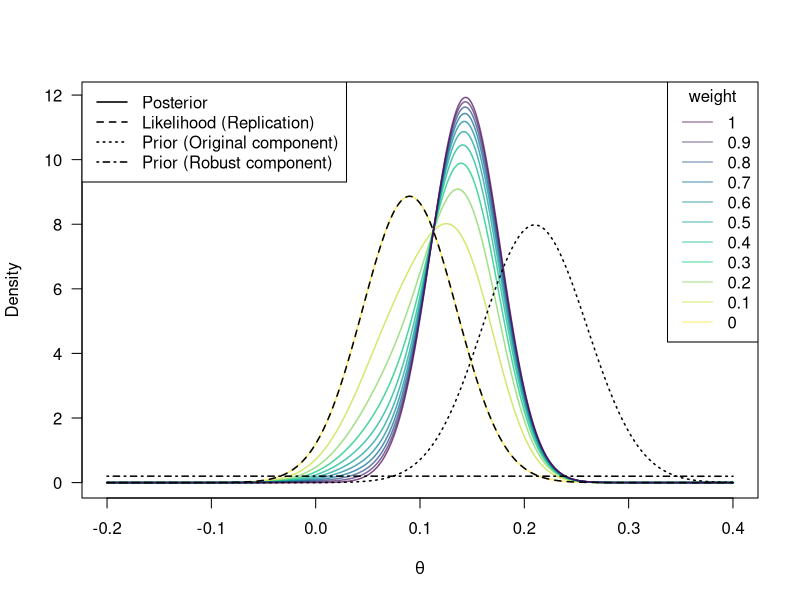
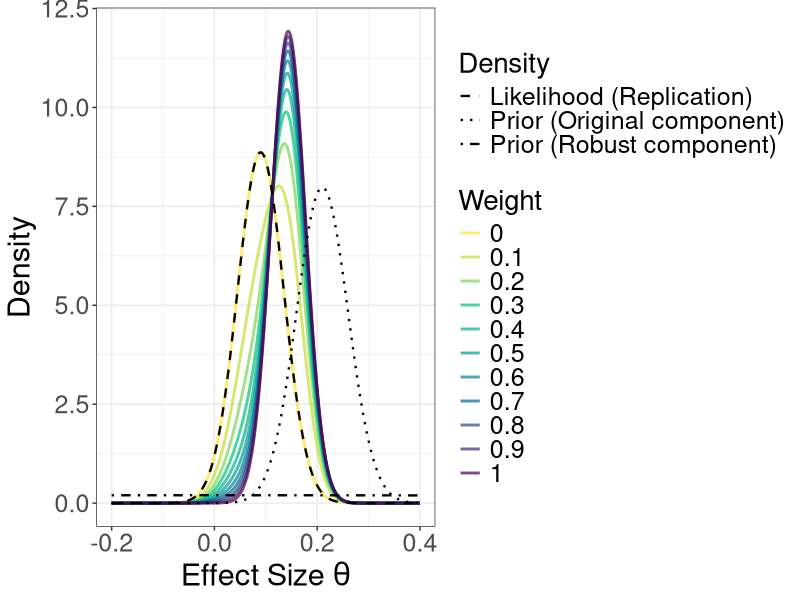
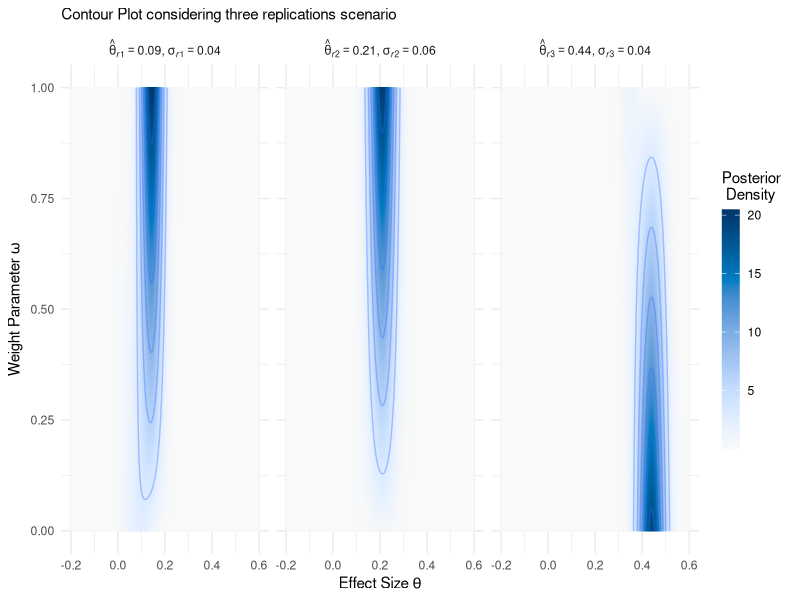
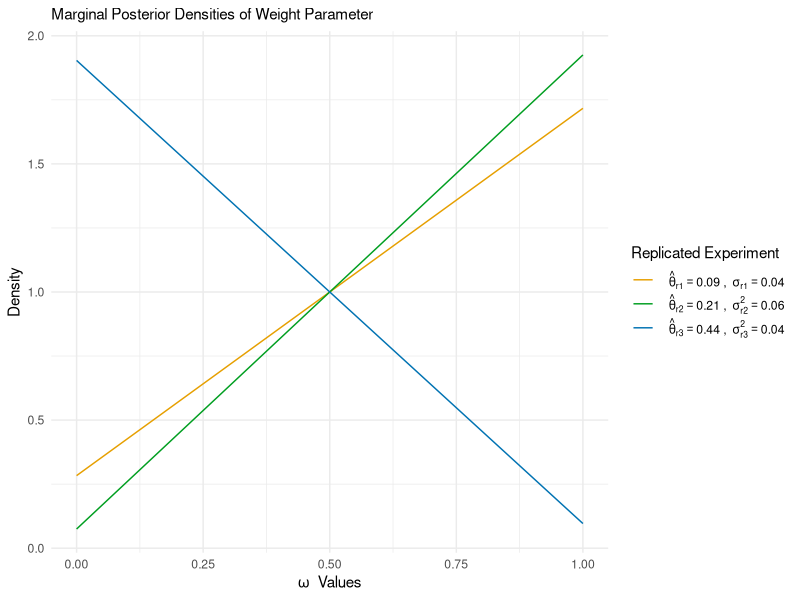
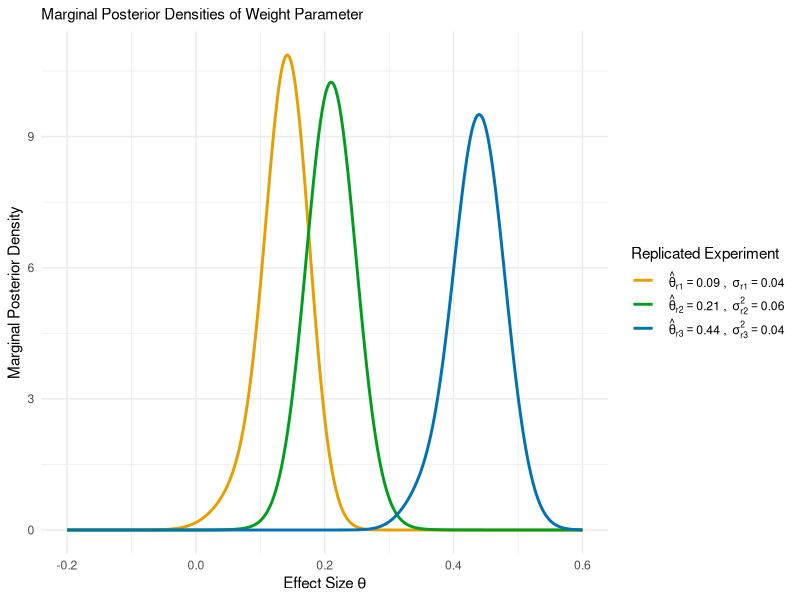

Write R code to recreate these figures, in order.
#   ____________________________________________________________________________
#   Libraries                                                               ####

library(ggplot2)
library(ggpubr)
library(colorspace)


#   ____________________________________________________________________________
#   Fixed Weights                                                           ####

normConst <- function(tr, sr, to, so, null, priorsd, x, y) {
  intFun <- function(w) {
    (w*dnorm(x = tr, mean = to, sd = sqrt(so^2 + sr^2)) +
       (1 - w)*dnorm(x = tr, mean = null, sd = sqrt(priorsd^2 + sr^2)))*dbeta(x = w, shape1 = x, shape2 = y)
  }
  res <- try(integrate(f = intFun, lower = 0, upper = 1)$value)
  if (inherits(res, "try-error")) {
    out <- NaN
  } else {
    out <- res
  }
  return(out)
}


## posterior of theta conditional on w
rmapPost <- function(theta, w,  tr, sr, to, so, null, priorsd, x, y) {
  v1 <- 1/(1/so^2 + 1/sr^2)
  m1 <- (to/so^2 + tr/sr^2)*v1
  v2 <- 1/(1/priorsd^2 + 1/sr^2)
  m2 <- (null/priorsd^2 + tr/sr^2)*v2
  bf <- dnorm(x = tr, mean = to, sd = sqrt(sr^2 + so^2))/
    dnorm(x = tr, mean = null, sd = sqrt(sr^2 + priorsd^2))
  wUpdate <- 1/(1 + (1/w - 1)/bf)                     # Update based on the BF ?
  wUpdate*dnorm(x = theta, mean = m1, sd = sqrt(v1)) +
    (1 - wUpdate)*dnorm(x = theta, mean = m2, sd = sqrt(v2))
}

to <- 0.21
so <- 0.05
tr <- 0.09
sr <- 0.045
null <- 0
priorsd <- 2
wseq <- seq(0, 1, 0.1)
thetaseq <- seq(-0.2, 0.4, length.out = 500)
postdens <- sapply(X = wseq, FUN = function(w) {
  rmapPost(theta = thetaseq, tr = tr, sr = sr, to = to, so = so,
           null = null, priorsd = priorsd, w = w)})


# intFun <- function(x) {
#     rmapPost(theta = x, tr = tr, sr = sr, to = to, so = so,
#              null = null, priorsd = priorsd, w = w)
# }
# integrate(f = intFun, lower = -Inf, upper = Inf)

cols <- hcl.colors(n = length(wseq), palette = "Viridis", alpha = 0.7, rev = TRUE)
matplot(thetaseq, postdens, type = "l", xlab = bquote(theta), ylab = "Density",
        las = 1, lty = 1, lwd = 1.5, col = cols)
lines(thetaseq, dnorm(x = tr, mean = thetaseq, sd = sr), lty = 2, lwd = 1.5)
lines(thetaseq, dnorm(x = thetaseq, mean = to, sd = so), lty = 3, lwd = 1.5)
lines(thetaseq, dnorm(x = thetaseq, mean = null, sd = priorsd), lty = 4, lwd = 1.5)
legend("topleft", c("Posterior", "Likelihood (Replication)",
                    "Prior (Original component)", "Prior (Robust component)"),
       lty = c(1, 2, 3, 4), lwd = 1.5)
legend("topright", legend = rev(wseq), lty = 1, col = rev(cols), title="weight")


##  ............................................................................
##  Using ggplot 2                                                          ####

# Now let's create a data frame for ggplot
densities <- sapply(X = wseq, FUN = function(w) {
  rmapPost(theta = thetaseq, tr = tr, sr = sr, to = to, so = so,
           null = null, priorsd = priorsd, w = w)
})

# Turn the results into a data frame
df <- data.frame(theta = rep(thetaseq, times = length(wseq)),
                 density = as.vector(densities),
                 w = factor(rep(wseq, each = length(thetaseq))))

# Add the additional lines
df$likelihood <- dnorm(x = df$theta, mean = tr, sd = sr)
df$prior_original <- dnorm(x = df$theta, mean = to, sd = so)
df$prior_robust <- dnorm(x = df$theta, mean = null, sd = priorsd)


# Create a separate data frame for the additional lines to help in creating the legend
additional_lines <- data.frame(
  theta = rep(thetaseq, 3),
  value = c(dnorm(x = thetaseq, mean = tr, sd = sr),
            dnorm(x = thetaseq, mean = to, sd = so),
            dnorm(x = thetaseq, mean = null, sd = priorsd)),
  linetype = factor(rep(c("Likelihood", "Prior Original", "Prior Robust"), each = length(thetaseq)))
)

# The ggplot
p <- ggplot() + 
  geom_line(data = df, aes(x = theta, y = density, color = w), size = 1) + 
  geom_line(data = additional_lines, aes(x = theta, y = value, linetype = linetype), size = 0.8) +
  scale_color_manual(values = cols) +
  scale_linetype_manual(values = c("dashed", "dotted", "dotdash"),
                        labels = c("Likelihood (Replication)", "Prior (Original component)", "Prior (Robust component)")) +
  labs(x = expression("Effect Size" ~ theta), y = "Density") +
  theme_bw() +
  guides(color = guide_legend(title = "Weight"),
         linetype = guide_legend(title = "Density"))

# To make sure that our additional lines are represented in the legend, we need to add them to the plot
p + geom_line(aes(linetype = "Likelihood (Replication)"), linetype = "dashed", color = "black") +
  geom_line(aes(linetype = "Prior (Original component)"), linetype = "dotted", color = "black") +
  geom_line(aes(linetype = "Prior (Robust component)"), linetype = "dotdash", color = "black") +
  theme(legend.position = "right",
        axis.text.y = element_text(size = 18),
        axis.title.y = element_text(size = 22),
        axis.text.x = element_text(size = 18),
        axis.title.x = element_text(size = 22),
        legend.text = element_text(size = 18),
        legend.title = element_text(size = 20))


#   ____________________________________________________________________________
#   Random Weights                                                          ####


##  ............................................................................
##  Normalizing Constant Function                                           ####

normConst <- function(tr, sr, to, so, null, priorsd, x, y) {
  intFun <- function(w) {
    (w*dnorm(x = tr, mean = to, sd = sqrt(so^2 + sr^2)) +
       (1 - w)*dnorm(x = tr, mean = null, sd = sqrt(priorsd^2 + sr^2)))*dbeta(x = w, shape1 = x, shape2 = y)
  }
  res <- try(integrate(f = intFun, lower = 0, upper = 1)$value)
  if (inherits(res, "try-error")) {
    out <- NaN
  } else {
    out <- res
  }
  return(out)
}


##  ............................................................................
##  Posterior Density                                                       ####

rmapPost <- function(theta, w,  tr, sr, to, so, null, priorsd, x, y) {
    num_post <- dnorm( x = tr, mean = theta, sd =  sr)*(w * dnorm( x = theta, mean = to, sd = so) +
      (1 - w) * dnorm(x = theta, mean = null, sd = priorsd)) * dbeta(x = w, shape1 = x, shape2 = y)
    den_post <- normConst(tr, sr, to, so, null, priorsd, x, y)
    joint_post <- num_post/den_post
    return(joint_post)
}




##  ............................................................................
##  Parameter Setting                                                       ####

# Original and Replicated Studies
to <- 0.21
so <- 0.05
tr <- c(0.09, 0.21, 0.44)
sr <- c(0.045, 0.06, 0.04)
null <- 0
priorsd <- 2

# Parameter Grid
n_weights <- 300
n_theta <- 300
wseq <- seq(0, 1, length.out = n_weights)
thetaseq <- seq(-0.2, 0.6, length.out = n_theta)
par_grid <- expand.grid(omega = wseq, theta = thetaseq)

# Uniform Prior 
alpha <- 1
beta <- 1

 
##  ............................................................................
##  Joint Posterior                                                         ####

postdens <- rmapPost(theta = par_grid$theta, w = par_grid$omega, tr = tr[1], sr = sr[1], to = to, so = so,
           null = null, priorsd = priorsd, x = alpha, y = beta)

postdens_wrapper <- do.call("rbind", lapply(X = seq(1:length(tr)), FUN = function(index) {
  post_dens <- rmapPost(
    theta = par_grid$theta,
    w = par_grid$omega,
    tr = tr[index],
    sr = sr[index],
    to = to,
    so = so,
    null = null,
    priorsd = priorsd,
    x = alpha,
    y = beta
  )
  par_grid$tr <- tr[index]
  par_grid$sr <- sr[index]
  par_grid$rep_number <- index
  par_grid$density <- post_dens
  return(par_grid)
}))


##  ............................................................................
##  Contour plot of joint posterior                                         ####

postdens_wrapper$rep_setting <-paste0( "{hat(theta)[italic('r')*",
                                    postdens_wrapper$rep_number,
                                    "] == ",
                                    round(postdens_wrapper$tr, 2),
                                    "}*',' ~ sigma[italic('r')*",
                                    postdens_wrapper$rep_number,
                                    "] == ",
                                    round(postdens_wrapper$sr, 2)
                                  )

plot_joint <- ggplot(data = postdens_wrapper, aes(x = theta, y = omega, fill = density)) +
  facet_wrap(~ rep_setting, labeller = label_parsed) +
  geom_raster(interpolate = TRUE) +
  geom_contour(aes(z = density), breaks = seq(0, 24, 3),  alpha = 0.35, size = 0.5) +
  scale_fill_continuous_sequential(palette = "Blues 3", rev = TRUE) +
  labs(
    subtitle = "Contour Plot considering three replications scenario",
    x = bquote("Effect Size" ~ theta),
    y = bquote("Weight Parameter" ~ omega),
    fill = "Posterior \n Density"
  ) +
  guides(fill = guide_colorbar(barheight = 12, barwidth = 0.9, title.position = "top")) +
  theme_minimal()

print(plot_joint)



##  ............................................................................
##  Marginal Posterior for w                                                ####

m_post_weights <- function(w, tr, sr, to, so, null, priorsd, x, y) {
  num_post_weights <-  (w*dnorm(x = tr, mean = to, sd = sqrt(so^2 + sr^2)) +
                       (1 - w)*dnorm(x = tr, mean = null, sd = sqrt(priorsd^2 + sr^2)))*dbeta(x = w, shape1 = x, shape2 = y)
  den_post_weights <- normConst(tr, sr, to, so, null, priorsd, x, y)
  m_post <- num_post_weights/den_post_weights
  return(m_post)
}

# m_postdens_w_wrapper <- do.call("rbind", lapply(X = seq(1:length(tr)), FUN = function(index) {
#   m_post_dens <- m_post_weights(
#     w = par_grid$omega,
#     tr = tr[index],
#     sr = sr[index],
#     to = to,
#     so = so,
#     null = null,
#     priorsd = priorsd,
#     x = alpha,
#     y = beta
#   )
#   par_grid$density_weights <- m_post_dens
#   par_grid$rep_number <- index
#   return(par_grid)
# }))


rep_number <- c(1,2,3)

weights_m_post <- do.call("rbind", lapply(X = seq(1:length(tr)), FUN = function(index) {
  marg_p_dens <- m_post_weights(w = wseq,
                          tr = tr[index],
                          sr = sr[index],
                          to = to,
                          so = so,
                          null = null,
                          priorsd = priorsd,
                          x = alpha,
                          y = beta
                        )
  out <- data.frame(x = wseq, density = marg_p_dens, rep_exp = rep_number[index],
                    parameter = "'Weight parameter' ~ omega", tr = tr[index], sr = sr[index])
  return(out)
}))
# 
# weights_m_post$rep_setting <-paste0( "{hat(theta)[italic('r')*",
#                                        postdens_wrapper$rep_number,
#                                        "] == ",
#                                        round(postdens_wrapper$tr, 2),
#                                        "}*',' ~ sigma[italic('r')*",
#                                        postdens_wrapper$rep_number,
#                                        "] == ",
#                                        round(postdens_wrapper$sr, 2)
# )


ggplot(data=weights_m_post, aes(x=x, y=density, group=rep_exp, color=factor(rep_exp))) +
  geom_line() +
  scale_color_manual(
    values = c("1" = "#E69F00", "2" = "#009E20", "3" = "#0072B2"),
    labels = c(expression(" "~hat(theta)[r*1] == 0.09 ~ ", " ~ sigma[r*1] == 0.04),
               expression(" "~hat(theta)[r * 2] == 0.21 ~ ", " ~ sigma[r*2]^2 == 0.06),
               expression(" "~hat(theta)[r * 3] == 0.44 ~ ", " ~ sigma[r*3]^2 == 0.04)))+
  labs(
    subtitle = "Marginal Posterior Densities of Weight Parameter",
    x = expression(omega~" Values"),
    y = "Density"
  ) +
  theme_minimal() +
  guides(color=guide_legend(title="Replicated Experiment")) 




##  ............................................................................
##  Marginal Posterior for theta                                            ####


m_post_theta <- function(theta, tr, sr, to, so, null, priorsd, x, y) {
    mean_beta <- x / (x + y)
    num_post_weights <- dnorm(x = tr, mean = theta, sd = sr) * (mean_beta * 
        (dnorm(x = theta, mean = to, sd = so) - dnorm(x = theta, mean = null, sd = priorsd))
       + dnorm(x = theta, mean = null, sd = priorsd))
    den_post_weights <- normConst(tr, sr, to, so, null, priorsd, x, y)
    m_post <- num_post_weights / den_post_weights
    return(m_post)
  }




theta_m_post <- do.call("rbind", lapply(X = seq(1:length(tr)), FUN = function(index) {
  marg_p_dens <- m_post_theta(  theta = thetaseq,
                                tr = tr[index],
                                sr = sr[index],
                                to = to,
                                so = so,
                                null = null,
                                priorsd = priorsd,
                                x = alpha,
                                y = beta
  )
  out <- data.frame(x = thetaseq, density = marg_p_dens, rep_exp = rep_number[index],
                    parameter = "'Weight parameter' ~ omega", tr = tr[index], sr = sr[index])
  return(out)
}))


ggplot(data=theta_m_post, aes(x=x, y=density, group=rep_exp, color=factor(rep_exp))) +
  geom_line(size = 1.0) +
  scale_color_manual(
    values = c("1" = "#E69F00", "2" = "#009E20", "3" = "#0072B2"),
    labels = c(expression(" "~hat(theta)[r*1] == 0.09 ~ ", " ~ sigma[r*1] == 0.04),
               expression(" "~hat(theta)[r * 2] == 0.21 ~ ", " ~ sigma[r*2]^2 == 0.06),
               expression(" "~hat(theta)[r * 3] == 0.44 ~ ", " ~ sigma[r*3]^2 == 0.04)))+
  labs(
    subtitle = "Marginal Posterior Densities of Weight Parameter",
    x = expression("Effect Size"~theta),
    y = "Marginal Posterior Density"
  ) +
  theme_minimal() +
  guides(color=guide_legend(title="Replicated Experiment")) 

